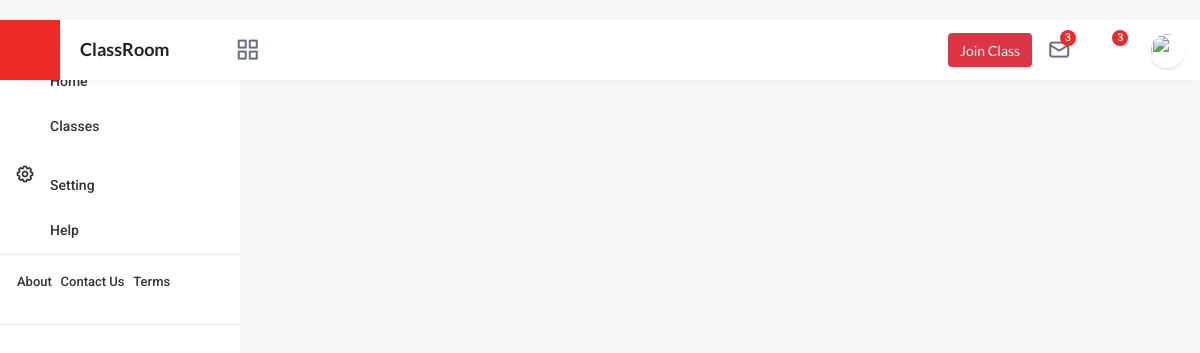
The page / (signed in) on the database as committed earlier.
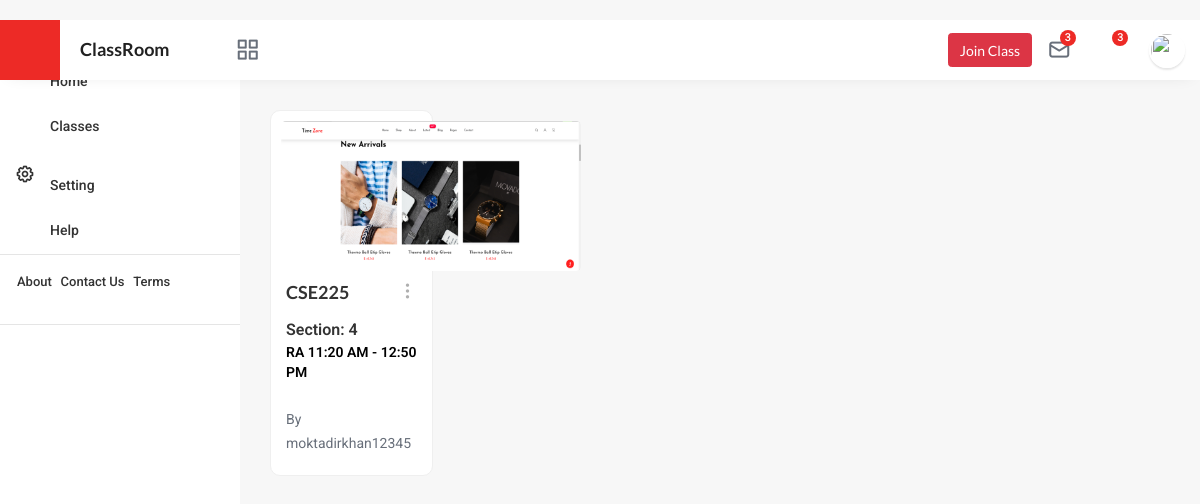
The same page on the database as committed later.
### classes/models.py (models this page shows, shortened)
class student_classroom(models.Model):
    student = models.ForeignKey(Student,on_delete=models.SET_NULL,null=True)
    classroom = models.ForeignKey(Classroom,on_delete=models.CASCADE)

class Classroom (models.Model):
    faculty=models.ForeignKey(User,on_delete=models.CASCADE,default=None)
    class_codes=models.UUIDField(
         primary_key = True,
         default = uuid.uuid4,
         editable = False)
    class_pics=models.ImageField(null=True, blank=True)
    course_title=models.CharField(max_length=20)
    course_subtitle=models.CharField(max_length=20,null=True)
    course_description=models.CharField(max_length=500,null=True)
    course_section = models.CharField(max_length=3,null=True)
    class_code = models.CharField(max_length=6, null=True, blank=True, unique=True)
    class_time = models.ForeignKey(ClassTime,null=True,on_delete= models.SET_NULL)

class ClassTime (models.Model):
    name = models.CharField(max_length=100, unique=True)
    def __str__(self):
        return self.name

### accounts/decorators.py (the view)
	def wrapper_function(request, *args, **kwargs):
		group = None
		if request.user.groups.exists():
			group = request.user.groups.all()[0].name
		if group == 'Faculty':
			return redirect('facultyDashboard')
		if group == 'Student':
			return view_func(request, *args, **kwargs)

### accounts/views.py (called while the page is built)
@login_required(login_url='loginPage')
@student_only
def homePage(request):
    classroom = student_classroom.objects.all()
    context = {'classroom':classroom}
    return render (request,'index.html',context)

### accounts/templates/index.html (shortened to what this page needs)
﻿{% extends 'student_base.html' %}
{% load static %}
{% load crispy_forms_tags %}
{% block content %}
<div class="wrapper">
    <div class="sa4d25">
        <div class="container-fluid">
            <div class="row">
                <div class="col-md-12">
                    <div class="_14d25">
                        <div class="row">
                            {% for class in classroom %}
                            {% if class.student.user == request.user %}
                            <div class="col-xl-3 col-lg-4 col-md-6">
                                <div class="item">
                                    <div class="mb-20 fcrse_1">
                                        <a href="#" class="fcrse_img" >
                                            <img src="{{class.classroom.class_pics.url}}" style="width: 300px; height: 150px; margin-left: auto; margin-right: auto;" alt="">
                                        </a>
                                        <div class="fcrse_content">
                                            <div class="eps_dots more_dropdown">
                                                <a href="#"><i class='uil uil-ellipsis-v'></i></a>
                                            </div>
                                            <a href="{% url 'course_detail' class.classroom.class_codes %}" class="crse14s"><h3>{{class.classroom.course_title}}</h3> Section: {{class.classroom.course_section}}<br><p style="color: black;">{{class.classroom.class_time}}</p></a>
                                            <div class="auth1lnkprce">
                                                <p class="cr1fot">By {{class.classroom.faculty}} </p>
                                            </div>
                                        </div>
                                    </div>
                                </div>
                            </div>
                            {% endif %}
                            {% endfor %}
                        </div>
                    </div>
                </div>
            </div>
        </div>
    </div>
</div>
{% endblock %}

### accounts/templates/student_base.html (shortened to what this page needs)
{% load static %}
<!DOCTYPE html>
<html lang="en">
<head>
    <link rel='stylesheet' href="{% static 'vendor/unicons-2.0.1/css/unicons.css' %}">
    <link rel="stylesheet" href="{% static 'css/vertical-responsive-menu.min.css' %}">
    <link rel="stylesheet" href="{% static 'css/style.css' %}">
    <link rel="stylesheet" href="{% static 'css/responsive.css' %}">
    <link rel="stylesheet" href="{% static 'css/night-mode.css' %}">
    <link rel="stylesheet" href="{% static 'css/moktadir_khan.css' %}">
    <link rel="stylesheet" href="{% static 'vendor/fontawesome-free/css/all.min.css' %}">
    <link rel="stylesheet" href="{% static 'vendor/OwlCarousel/assets/owl.carousel.css' %}">
    <link rel="stylesheet" href="{% static 'vendor/OwlCarousel/assets/owl.theme.default.min.css' %}">
    <link rel="stylesheet" href="{% static 'vendor/bootstrap/css/bootstrap.min.css' %}">
    <link rel="stylesheet" type="text/css" href="{% static 'vendor/semantic/semantic.min.css' %}">
</head>
<body>
    <header style="margin-top: auto;" class="clearfix header">
        <button id="collapse_menu" class="collapse_menu">
            <i class="uil uil-bars collapse_menu--icon "></i>
            <span class="collapse_menu--label"></span>
        </button>
        <div class="main_logo" id="logo">
            <H3>ClassRoom</H3>
        </div>
        <div class="top-category">
            <div class="ui compact menu cate-dpdwn">
                <div class="ui simple dropdown item">
                    <a href="#" class="p-0 option_links" title="categories"><i class="uil uil-apps"></i></a>
                </div>
            </div>
        </div>
        <div class="header_right">
            <ul>
                <li>
                    <a class="btn btn-danger" href="{% url 'join_class' %}">Join Class</a>
                </li>
                <li class="ui dropdown">
                    <a href="#" class="option_links" title="Messages"><i class='uil uil-envelope-alt'></i><span
                            class="noti_count">3</span></a>
                </li>
                <li class="ui dropdown">
                    <a href="#" class="option_links" title="Notifications"><i class='uil uil-bell'></i><span
                            class="noti_count">3</span></a>
                </li>
                <li class="ui dropdown">
                    <a href="#" class="opts_account" title="Account">
                        <img src="images/hd_dp.jpg" alt="">
                    </a>
                </li>
            </ul>
        </div>
    </header>
    <nav class="vertical_nav">
        <div class="left_section menu_left" id="js-menu">
            <div class="left_section">
                <ul>
                    <li class="menu--item">
                        <a href="index.html" class="menu--link" title="Home">
                            <i class='uil uil-home-alt menu--icon'></i>
                            <span class="menu--label">Home</span>
                        </a>
                    </li>
                    <li class="menu--item menu--item__has_sub_menu">
                        <label class="menu--link" title="Classes">
                            <i class='uil uil-layers menu--icon'></i>
                            <span class="menu--label">Classes</span>
                        </label>
                    </li>
                    <div class="pt-2 left_section">
                        <ul>
                            <li class="menu--item">
                                <a href="setting.html" class="menu--link" title="Setting">
                                    <i class='uil uil-cog menu--icon'></i>
                                    <span class="menu--label">Setting</span>
                                </a>
                            </li>
                            <li class="menu--item">
                                <a href="help.html" class="menu--link" title="Help">
                                    <i class='uil uil-question-circle menu--icon'></i>
                                    <span class="menu--label">Help</span>
                                </a>
                            </li>
                        </ul>
                    </div>
                    <div class="left_footer">
                        <ul>
                            <li><a href="about_us.html">About</a></li>
                            <li><a href="contact_us.html">Contact Us</a></li>
                            <li><a href="terms_of_use.html">Terms</a></li>
                        </ul>
                        <div class="left_footer_content">
                        </div>
                    </div>
                </ul>
            </div>
        </div>
    </nav>
    {% block content%}
    {% endblock %}
</body>
</html>

### static/css/responsive.css (style rules this page uses)
@media (min-width:1200px) { .container-fluid { padding-right: 30px !important; padding-left: 30px !important } }

### static/css/moktadir_khan.css (style rules this page uses)
.item { margin-right: 40px;; }

Rows that differ between the two databases and show on the page:
added student_classroom: classroom.class_pics (picture), classroom.course_title "CSE225", classroom.course_section "4", classroom.class_time "RA 11:20 AM - 12:50 PM", classroom.faculty "moktadirkhan12345"
